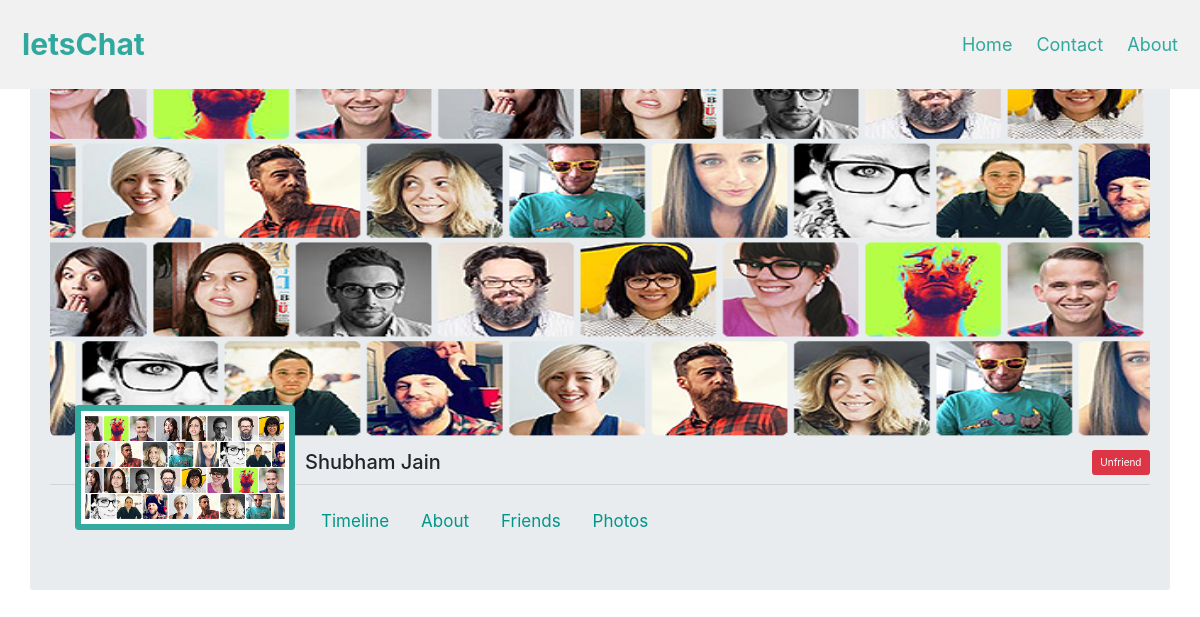
Screenshot of /profile/shubham31/ (signed in) with the database file from the repository.
### App/models.py (models this page shows, shortened)
class userRegistration(models.Model):
    userId = models.CharField(max_length=50,default='')
    userName = models.CharField(max_length=50,default='')
    firstName = models.CharField(max_length=50,default='')
    lastName = models.CharField(max_length=50,default='')
    mobile = models.CharField(max_length=10,default='')
    emailAddress = models.CharField(max_length=50,default='')
    password = models.CharField(max_length=100,default='')
    profilePic = models.ImageField(upload_to='media',default='media/profile.jpeg')
    coverPic = models.ImageField(upload_to='media',default='media/cover.jpg')
    quote = models.CharField(max_length=1000,default='',blank=True)
    dOB = models.CharField(max_length=20,default='',blank=True)
    gender = models.CharField(max_length=10,default='',blank=True)
    countryName = models.CharField(max_length=100,default='',blank=True)
    cityName = models.CharField(max_length=100,default='',blank=True)
    currentEducation = models.CharField(max_length=100,default='',blank=True)
    educationStartYear = models.CharField(max_length=10,default='',blank=True)
    educationEndYear = models.CharField(max_length=10,default='',blank=True)
    companyName = models.CharField(max_length=100,default='',blank=True)
    companyPosition = models.CharField(max_length=100,default='',blank=True)
    companyCity = models.CharField(max_length=50,default='',blank=True)
    companyDescription = models.CharField(max_length=1000,default='',blank=True)

### App/views.py (the view)
# urls.py: path("profile/",views.searchProfile,name="searchProfile"),
def profile(request,user):
	profileId = user
	profileDetail = userRegistration.objects.filter(userId=user)
	userPic = userRegistration.objects.get(userId=request.session['user']).profilePic
	if Friend_Requests.objects.filter(receiver=profileId,sender=request.session['user']):
		isRequest = True
		isRequested = False
	elif Friend_Requests.objects.filter(receiver=request.session['user'],sender=profileId):
		isRequested = True
		isRequest = False
	else:
		isRequest = False
		isRequested = False
	friends = AllFriends.objects.get(userId=request.session['user']).Friends
	if profileId in friends:
		isFriend = True
	else:
		isFriend = False
	request.session['Watchprofile'] = profileId
	params = {'user':profileDetail,'currentUserId':request.session['user'],'currentUserFullName':request.session['name'],
		'currentUserPic':userPic.url,'isFriend':isFriend,'isRequest':isRequest,'isRequested':isRequested}
	return render(request,'Profile1.html',params)

### App/templates/Profile1.html (shortened to what this page needs)
<!DOCTYPE html>
<html>
<head>
  {%load static%}
    <link rel="stylesheet" href="https://stackpath.bootstrapcdn.com/bootstrap/4.4.1/css/bootstrap.min.css">
    <link rel="stylesheet" href="https://maxcdn.bootstrapcdn.com/bootstrap/3.4.0/css/bootstrap.min.css">
    <link rel="stylesheet" href="https://pro.fontawesome.com/releases/v5.10.0/css/all.css"/>
<link rel="stylesheet" href="https://stackpath.bootstrapcdn.com/bootstrap/4.4.1/css/bootstrap.min.css">
</head>
<body>
<div id="navbar">
  <a href="/" id="logo">letsChat</a>
  <div id="navbar-right">
    <a class="active" href="#home">Home</a>
    <a href="#contact">Contact</a>
    <a href="#about">About</a>
  </div>
</div>
<div>
{% for data in user %}
    <div class="container jumbotron">
        <div class="fb-profile">
            <img align="left" class="fb-image-lg" src="{{data.coverPic.url}}" alt="Profile image example" />
            <img align="left" class="fb-image-profile thumbnail" src="{{data.profilePic.url}}" alt="Profile image example" id="avtar" style="border:6px solid rgba(0, 150, 136, 0.8)";/>
            <div class="fb-profile-text">
                {% if isFriend %}
                <input type="button" onclick="request();" name="" value="Unfriend" id="addbtn" class="btn btn-danger pull-right"  style="display:block;">
                {% elif isRequest %}
                <input type="button"  name="" value="Cancel Request" id="addbtn" class="btn btn-secondary pull-right"  style="display:block;">
                {% elif isRequested %}
                <input type="button" onclick="request();" name="" value="Confirm Request" id="addbtn" class="btn btn-success pull-right"  style="display:block;">
                {% else %}
                <input type="button" name="" value="Add Friend" id="addbtn" class="btn btn-danger pull-right"  style="display:none;" >
                {% endif %}
                <h2 id="headerName">{{data.firstName}} {{data.lastName}}</h2>
            </div>
            <hr>
            <div class="tab">
              <button class="tablinks" onclick="openCity(event, 'Timeline')">Timeline</button>
              <button class="tablinks" onclick="openCity(event, 'About')">About</button>
              <button class="tablinks" onclick="openCity(event, 'Friends')">Friends</button>
              <button class="tablinks" onclick="openCity(event, 'Photos')">Photos</button>
            </div>
          </div>
{% endfor %}
</div>
</body>
</html>

### App/static/css/Userprofile.css (style rules this page uses)
* { padding:0; margin:0; box-sizing: border-box; }
body { font-family: 'Open Sans', sans-serif; }
#navbar { overflow: hidden; background-color: #f1f1f1; padding: 20px 10px; transition: 0.4s; position: fixed; width: 100%; top: 0; z-index: 99; }
#navbar a { float: left; color:rgba(0, 150, 136, 0.8); text-align: center; padding: 12px; text-decoration: none; font-size: 18px; line-height: 25px; border-radius: 4px; }
#navbar #logo { font-size: 30px; font-weight: bold; transition: 0.4s; color:rgba(0, 150, 136, 0.8); font-weight:bolder; }
#navbar-right { float: right; }
.fb-profile img.fb-image-lg { z-index: 0; width: 100%; margin-bottom: 10px; border-radius:12px; }
.fb-image-lg { height:50vh; }
.fb-image-profile { margin: -90px 10px 0px 50px; z-index: 9; width: 20%; }
.fb-image-profile { margin: -45px 10px 0px 25px; z-index: 9; width: 20%; }
.tab { overflow: hidden; color:rgba(0, 150, 136, 1); }
.tab button { background-color: inherit; float: left; border: none; outline: none; cursor: pointer; padding: 14px 16px; transition: 0.3s; font-size: 17px; }

### rows the page displays
userRegistration: coverPic (picture), profilePic (picture), firstName "Shubham", lastName "Jain"
